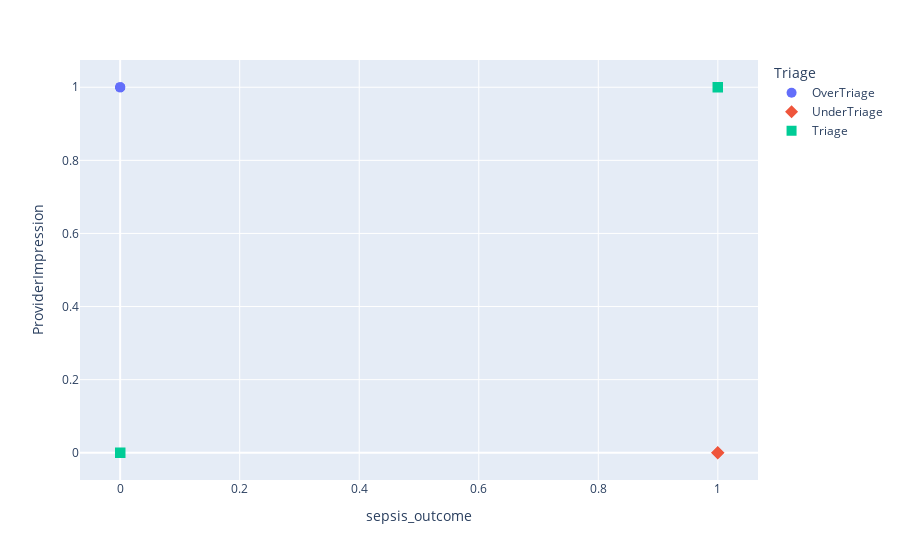

Here is the notebook cell this chart was saved with:
### Markdown cell above
# Vizualizations:

### Code cell
#https://towardsdatascience.com/dash-for-beginners-create-interactive-python-dashboards-338bfcb6ffa4
#Plotly Dash
#pip install dash --Anaconda Prompt
#pip install jupyter-dash
# ! pip install dash-html-components                                         
# ! pip install dash-core-components                                     
# ! pip install plotly
# from dash import Dash, html, dcc, Input, Output
# import pandas as pd
# import plotly.express as px
#https://plotly.com/python/dot-plots/
#import dash package

import dash
import dash_html_components as html
import plotly.graph_objects as go
import dash_core_components as dcc
import plotly.express as px
from dash.dependencies import Input, Output
import plotly.express as px

df = PdmSEPSIS 

fig = px.scatter(df, y="ProviderImpression", x="sepsis_outcome", color="Triage", symbol = "Triage")
fig.update_traces(marker_size=10)
fig.show()

### Figure 1 — Plotly figure (JSON) as saved in the notebook; plotly's stock layout.template omitted (floating-point values rounded to 4 significant figures; data arrays with more than 128 entries replaced by an {"elided": "..."} marker saying what was removed)
{"data": [{"hovertemplate": "Triage=OverTriage<br>sepsis_outcome=%{x}<br>ProviderImpression=%{y}<extra></extra>", "legendgroup": "OverTriage", "marker": {"color": "#636efa", "size": 10, "symbol": "circle"}, "mode": "markers", "name": "OverTriage", "showlegend": true, "type": "scattergl", "x": {"elided": "673 int values"}, "xaxis": "x", "y": {"elided": "673 int values"}, "yaxis": "y"}, {"hovertemplate": "Triage=UnderTriage<br>sepsis_outcome=%{x}<br>ProviderImpression=%{y}<extra></extra>", "legendgroup": "UnderTriage", "marker": {"color": "#EF553B", "size": 10, "symbol": "diamond"}, "mode": "markers", "name": "UnderTriage", "showlegend": true, "type": "scattergl", "x": {"elided": "862 int values"}, "xaxis": "x", "y": {"elided": "862 int values"}, "yaxis": "y"}, {"hovertemplate": "Triage=Triage<br>sepsis_outcome=%{x}<br>ProviderImpression=%{y}<extra></extra>", "legendgroup": "Triage", "marker": {"color": "#00cc96", "size": 10, "symbol": "square"}, "mode": "markers", "name": "Triage", "showlegend": true, "type": "scattergl", "x": {"elided": "575 int values"}, "xaxis": "x", "y": {"elided": "575 int values"}, "yaxis": "y"}], "layout": {"legend": {"title": {"text": "Triage"}, "tracegroupgap": 0}, "margin": {"t": 60}, "xaxis": {"anchor": "y", "domain": [0, 1], "title": {"text": "sepsis_outcome"}}, "yaxis": {"anchor": "x", "domain": [0, 1], "title": {"text": "ProviderImpression"}}}}
